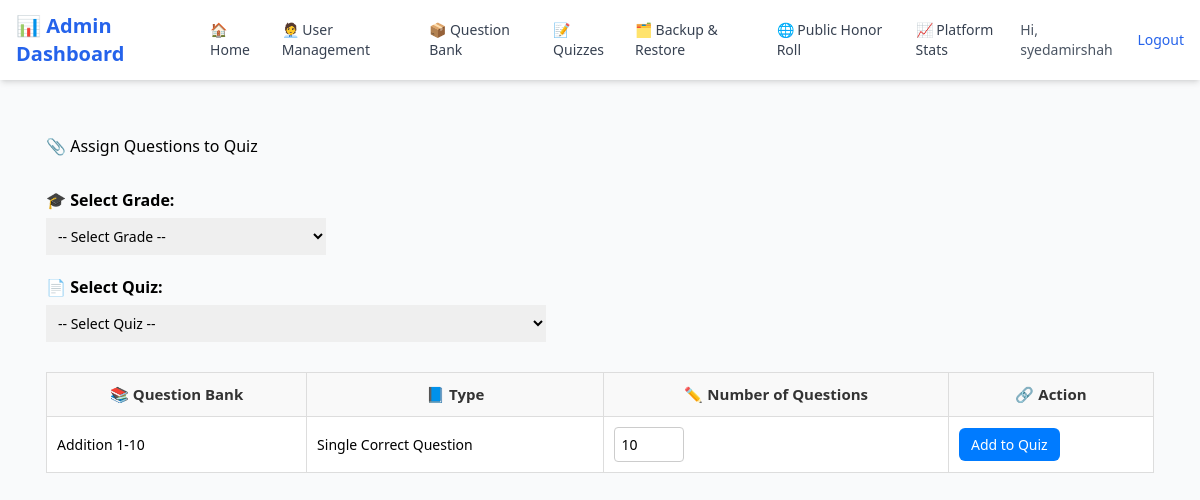
The app's page /api/admin/core/quiz-question-assignments/ (signed in) with its own data.
### core/models.py (models this page shows, shortened)
class User(AbstractUser):
    role = models.CharField(max_length=20, choices=USER_ROLES)
    full_name = models.CharField(max_length=255, blank=True, null=True)
    gender = models.CharField(max_length=10, choices=GENDERS, blank=True, null=True)
    language_used_at_home = models.CharField(max_length=20, choices=LANGUAGE_CHOICES, blank=True, null=True, help_text="Language spoken at home")
    email = models.EmailField(unique=False, blank=True, null=True)
    schooling_status = models.CharField(max_length=30, choices=SCHOOLING_STATUSES, blank=True, null=True)
    grade = models.ForeignKey(
        'core.Grade',  # ✅ Reference Grade model by string
        on_delete=models.SET_NULL,
        null=True,
        blank=True,
        related_name='users'
    )
    school_name = models.CharField(max_length=200, blank=True, null=True)
    city = models.CharField(max_length=100, blank=True, null=True)
    province = models.CharField(max_length=50, choices=PROVINCES, blank=True, null=True)
    subscription_plan = models.CharField(max_length=20, choices=SUBSCRIPTION_PLANS, blank=True, null=True)
    subscription_expiry = models.DateField(blank=True, null=True)
    profile_picture = models.ImageField(upload_to='profile_pics/', blank=True, null=True)
    fee_receipt = models.ImageField(upload_to='fee_receipts/', blank=True, null=True)
    account_status = models.CharField(max_length=20, choices=ACCOUNT_STATUSES, default='inactive')
    is_active = models.BooleanField(default=True)
    grade_change_count = models.IntegerField(default=0)
    last_grade_reset = models.DateField(null=True, blank=True)
    renewal_requested = models.BooleanField(default=False)
    renewal_plan_requested = models.CharField(
        max_length=20,
        choices=SUBSCRIPTION_PLANS,
        blank=True,
        null=True
    )

class QuestionBank(models.Model):
    title = models.CharField(max_length=255)
    type = models.CharField(max_length=3, choices=QUESTION_BANK_TYPES)
    created_at = models.DateTimeField(auto_now_add=True)
    class Meta:
        verbose_name = "Question Bank"
        verbose_name_plural = "Question Banks"

### core/admin_views.py (the view, shortened to what this page needs)
# urls.py: path('admin/core/quiz-question-assignments/', quiz_question_assignment_view, name='quiz-question-assignments'),
@staff_member_required
def quiz_question_assignment_view(request):
    quizzes = Quiz.objects.all()
    grades = Grade.objects.all()
    selected_grade_id = request.GET.get('grade_filter')
    if selected_grade_id:
        quizzes = quizzes.filter(grade_id=selected_grade_id)
    question_banks = QuestionBank.objects.all().order_by(Lower('title'))  # ‚Äö√Ñ√∂‚àö‚à´‚àö√± Alphabetical sorting
    return render(request, 'admin/core/quiz_question_assignments.html', {
        'quizzes': quizzes,
        'grades': grades,
        'selected_grade_id': selected_grade_id,
        'question_banks': question_banks
    })

### core/templates/admin/core/quiz_question_assignments.html (shortened to what this page needs)
{% extends "admin/core/base.html" %}
{% load static %}
{% block content %}
<div class="dashboard-container" style="padding: 30px;">
    <h1 style="margin-bottom: 30px;">📎 Assign Questions to Quiz</h1>
    <form method="POST">
        <div style="margin-bottom: 20px;">
            <label for="gradeSelect" style="font-weight: 600;">🎓 Select Grade:</label><br>
            <select id="gradeSelect" style="padding: 8px; width: 280px; margin-top: 6px;">
                <option value="">-- Select Grade --</option>
            </select>
        </div>
        <div style="margin-bottom: 30px;">
            <label for="quiz_id" style="font-weight: 600;">📄 Select Quiz:</label><br>
            <select name="quiz_id" id="quiz_id" required style="padding: 8px; width: 500px; margin-top: 6px;">
                <option value="">-- Select Quiz --</option>
            </select>
        </div>
        <table style="width: 100%; border-collapse: collapse; background: white; margin-top: 10px;">
            <thead style="background-color: #f9f9f9;">
                <tr>
                    <th style="border: 1px solid #ddd; padding: 10px;">📚 Question Bank</th>
                    <th style="border: 1px solid #ddd; padding: 10px;">📘 Type</th>
                    <th style="border: 1px solid #ddd; padding: 10px;">✏️ Number of Questions</th>
                    <th style="border: 1px solid #ddd; padding: 10px;">🔗 Action</th>
                </tr>
            </thead>
            <tbody>
                {% for bank in question_banks %}
                <tr>
                    <td style="border: 1px solid #ddd; padding: 10px;">{{ bank.title }}</td>
                    <td style="border: 1px solid #ddd; padding: 10px;">{{ bank.get_type_display }}</td>
                    <td style="border: 1px solid #ddd; padding: 10px;">
                        <input type="number" name="num_questions_{{ bank.id }}" value="10" min="1"
                               style="width: 70px; padding: 6px; border: 1px solid #ccc; border-radius: 4px;">
                    </td>
                    <td style="border: 1px solid #ddd; padding: 10px;">
                        <button name="assign_bank_id" value="{{ bank.id }}" class="button small">Add to Quiz</button>
                    </td>
                </tr>
                {% empty %}
                <tr>
                    <td colspan="4" style="text-align:center; padding: 12px;">No question banks found.</td>
                </tr>
                {% endfor %}
            </tbody>
        </table>
    </form>
</div>
{% endblock %}

### core/templates/admin/core/base.html (shortened to what this page needs)
<!DOCTYPE html>
<html lang="en">
<head>
  <script src="https://cdn.tailwindcss.com"></script>
</head>
<body class="bg-gray-50">
  <div class="bg-white shadow-md sticky top-0 z-50">
    <div class="max-w-7xl mx-auto px-4 py-3 flex justify-between items-center">
      <div class="text-xl font-semibold text-blue-600">📊 Admin Dashboard</div>
      <nav class="flex gap-4 text-sm font-medium text-gray-700">
        <a href="/admin/" class="nav-link">🏠 Home</a>
        <a href="/admin/dashboard/users/" class="nav-link">🧑‍💼 User Management</a>
        {% if not request.user.role == "manager" %}
          <a href="/admin/dashboard/question-bank/" class="nav-link">📦 Question Bank</a>
          <a href="/admin/dashboard/quizzes/" class="nav-link">📝 Quizzes</a>
          <a href="/admin/backups/" class="nav-link">🗂 Backup & Restore</a>
        {% endif %}
        <a href="/honor-roll" class="nav-link">🌐 Public Honor Roll</a>
        <a href="/admin/stats-dashboard/" class="nav-link">📈 Platform Stats</a>
      </nav>
      <div class="flex items-center gap-4 text-sm font-medium text-gray-700">
        {% if request.user.is_authenticated %}
          <span class="text-gray-600">Hi, {{ request.user.username }}</span>
          <a href="{% url 'logout' %}" class="hover:underline text-blue-600">Logout</a>
        {% else %}
          <a href="{% url 'login' %}" class="hover:underline text-blue-600">Login</a>
        {% endif %}
      </div>
    </div>
  </div>
  <main class="max-w-7xl mx-auto px-4 py-6">
    {% block content %}
    {% endblock %}
  </main>
</body>
</html>

### core/templates/admin/core/quiz_question_assignments.html (style rules this page uses)
.button { background-color: #007bff; color: white; padding: 10px 18px; border-radius: 6px; text-decoration: none; font-weight: 500; border: none; cursor: pointer; }
.button.small { padding: 6px 12px; font-size: 14px; }
input[type="number"], select { font-size: 14px; }
th { font-weight: 600; font-size: 15px; color: #333; }
td { font-size: 14px; }

### records on screen
User: user.username "syedamirshah"
QuestionBank: title "Addition 1-10", type "Single Correct Question", id "10"
